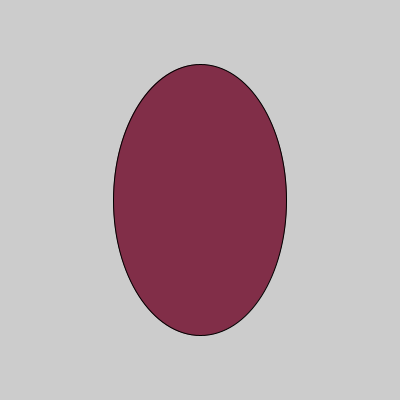
Frame 1 (no input)
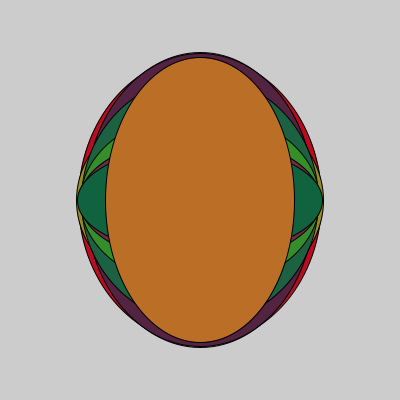
Frame 60 (the mouse pressed at the canvas centre just before this capture)
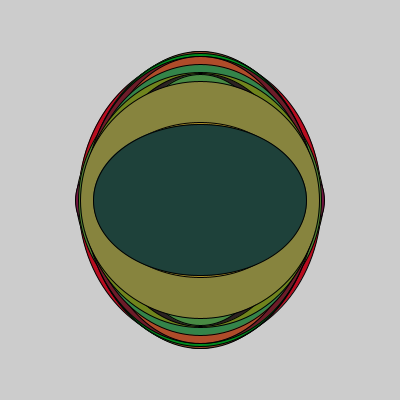
Frame 120 (the mouse held since frame 60 and released just before this capture)

The Processing sketch that drew these frames (run headless with seeded random() and noise(); from frame 60 on, the mouse is pressed at the canvas centre):

// Processing sketch: exercise_030_01
// ── exercise_030_01.pde
/*
Owen Grimm
 
 exercise_030_01
 
 using random 
 
 3/1/2018
 */

void setup () {
  size (400,400);
}
void draw(){
  fill (random(0,200), random (10, 150), random (15,75)); //random colors
  ellipse(200,200, random(150,250), random (100, 300)); // making random sizes for the ellipse
  delay(100);
}
